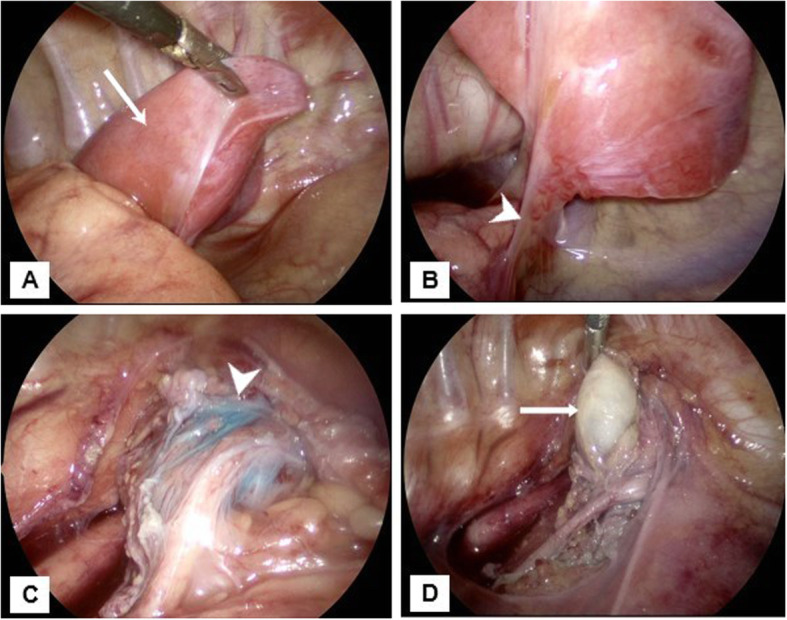
#> input picture web/media/real/extralobar-sequestration-thoracoscopy.jpg, 787 x 620 px
$ python -i optimize_media.py   (imports and definitions only)
#> lines starting #> are read from the running program, lines starting #| are printed output that depends on the picture
#!/usr/bin/env python3
"""Choose a smaller *lossless* image encoding after exact pixel verification.

Original files are never overwritten. There is no resize or lossy fallback.
The report preserves supplied provenance and records both encoded and decoded
hashes so a byte change cannot be misreported as an unchanged original file.
"""
from __future__ import annotations

import argparse
from copy import deepcopy
import hashlib
import io
import json
from pathlib import Path

from PIL import Image, PngImagePlugin, features


def sha256(data: bytes) -> str:
    return hashlib.sha256(data).hexdigest()


# [47 lines left out: functions decoded_signature, verify_same_pixels, encode_candidates, not called in this run]


def optimize_image(source: Path, output_dir: Path, provenance: dict | None = None) -> dict:
    source, output_dir = Path(source).resolve(), Path(output_dir).resolve()
    original = source.read_bytes()
    original_sha = sha256(original)
    signature = decoded_signature(original)
    supplied = deepcopy(provenance or {})
    if supplied.get('sha256') and supplied['sha256'] != original_sha:
        raise ValueError(f'Provenance SHA-256 does not match original: {source}')
    selected = original
    selected_ext = source.suffix.lstrip('.').lower()
    encoding = 'original bytes retained'
    attempts = []
    reason = 'No verified smaller lossless candidate.'
    with Image.open(io.BytesIO(original)) as image:
        image.load()
        # Retaining original is safer than flattening animation, reducing bit
        # depth, changing CMYK colour interpretation or altering orientation.
        supported = image.mode in ('RGB', 'RGBA', 'L', 'LA', 'P')
        guarded_colour = any(key in image.info for key in ('gamma', 'chromaticity', 'srgb'))
        if signature['frames'] != 1:
            reason = 'Animated/multipage original retained; all frames must remain intact.'
        elif not supported:
            reason = f'Original {image.mode} retained; no bit-depth or colour-mode reduction.'
        elif signature['orientation'] != 1:
            reason = 'Original retained to preserve non-default EXIF orientation across decoders.'
        elif guarded_colour:
            reason = 'Original retained to preserve explicit PNG colour/gamma metadata.'
        else:
            for extension, candidate, settings in encode_candidates(image):
                verified = False
                error = None
                try:
                    verify_same_pixels(original, candidate)
                    verified = True
                except ValueError as exc:
                    error = str(exc)
                attempts.append({'format': extension, 'bytes': len(candidate),
                                 'pixelsIdentical': verified, 'settings': settings,
                                 **({'rejectedReason': error} if error else {})})
                if verified and len(candidate) < len(selected):
                    selected, selected_ext, encoding = candidate, extension, settings
                    reason = 'Smallest verified candidate; decoded pixels and alpha are identical.'
    changed = selected != original
    output = source
    if changed:
        output_dir.mkdir(parents=True, exist_ok=True)
        output = output_dir / f'{source.stem}.{original_sha[:12]}.lossless.{selected_ext}'
        if output.resolve() == source:
            raise ValueError('Optimization must never overwrite the original image.')
        if output.exists() and output.read_bytes() != selected:
            raise ValueError(f'Refusing to overwrite a different existing output: {output}')
        output.write_bytes(selected)
        # Verify the actual saved bytes, not only an in-memory encoder result.
        verify_same_pixels(original, output.read_bytes())
    return {
        'sourcePath': str(source), 'outputPath': str(output),
        'originalSha256': original_sha, 'sha256': sha256(selected),
        'originalBytes': len(original), 'optimizedBytes': len(selected),
        'savedBytes': len(original)-len(selected),
        'savedPercent': round(100*(len(original)-len(selected))/len(original), 3),
        'imageBytesModified': changed, 'encodedBytesModified': changed,
        'pixelsIdentical': True,
        'alphaIdentical': True, 'resized': False, 'lossy': False,
        'decoded': signature, 'encoding': encoding, 'decision': reason,
        'candidates': attempts, 'provenance': supplied,
    }


# [41 lines left out: function main, not called in this run]


# [2 lines not run here, left out]

>>> import cv2
>>> picture = cv2.imread('../web/media/real/extralobar-sequestration-thoracoscopy.jpg', cv2.IMREAD_GRAYSCALE)
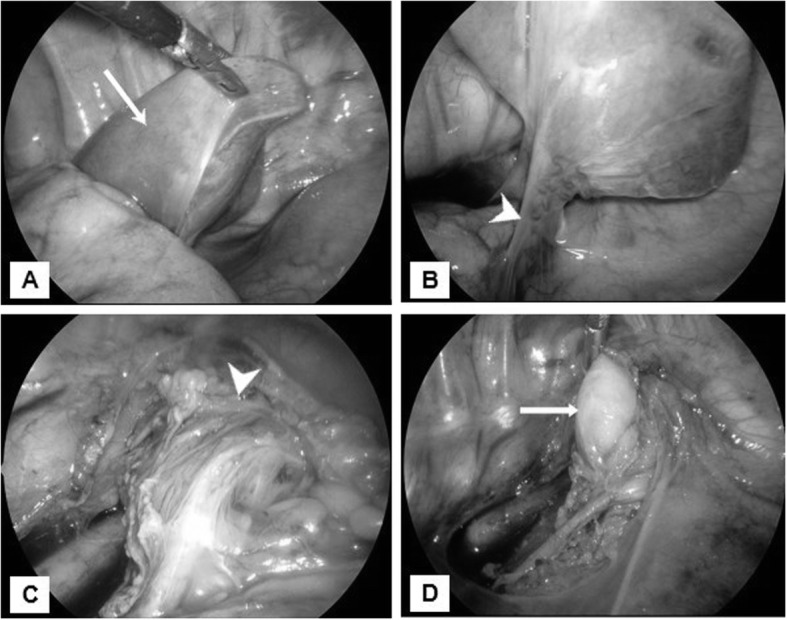
#> picture: shape (620, 787); min 0, max 255, mean 112.2
>>> result = optimize_image(picture, 'out.png')
#> (the run stopped early here; a loop or call above may not have finished)
